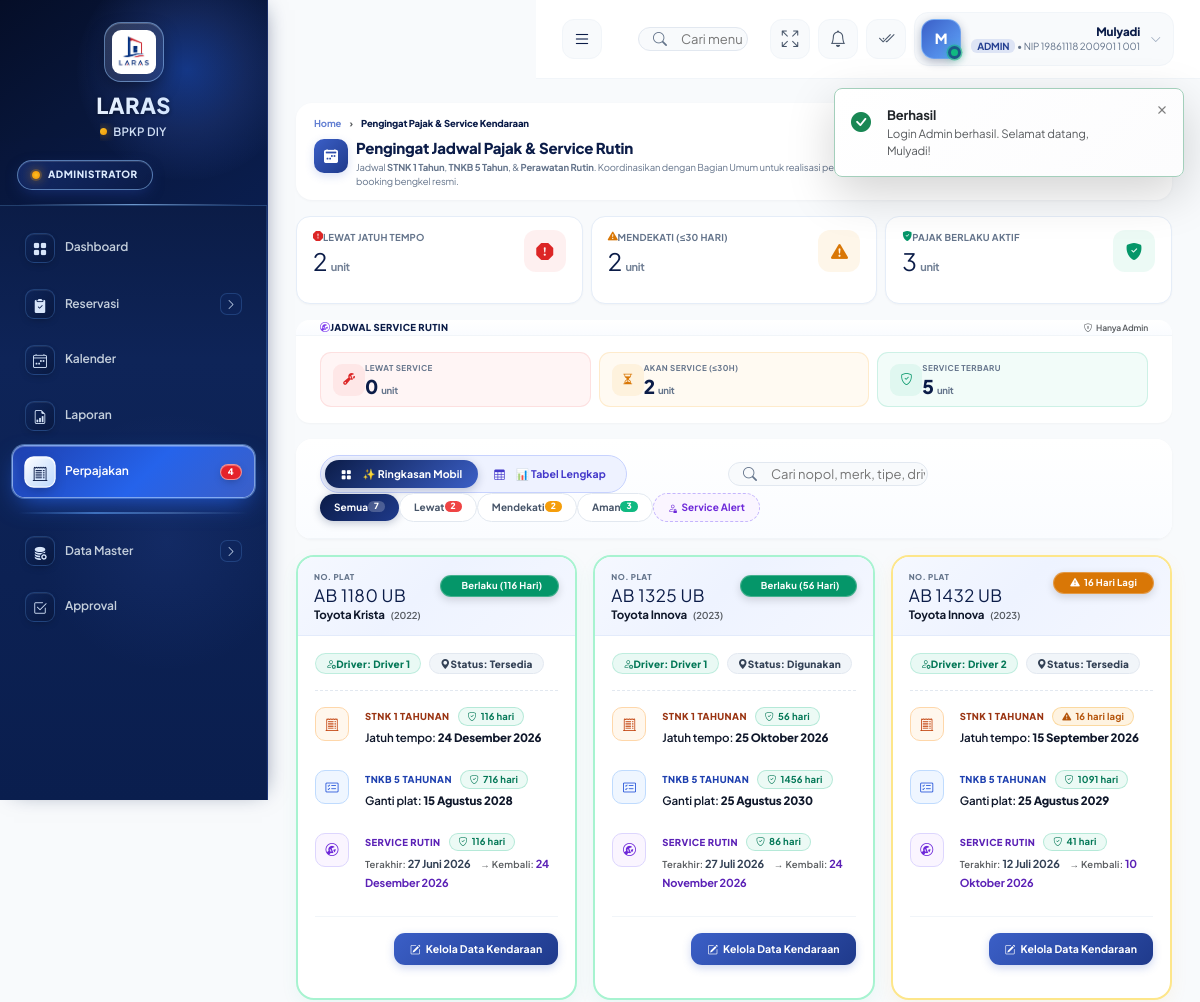
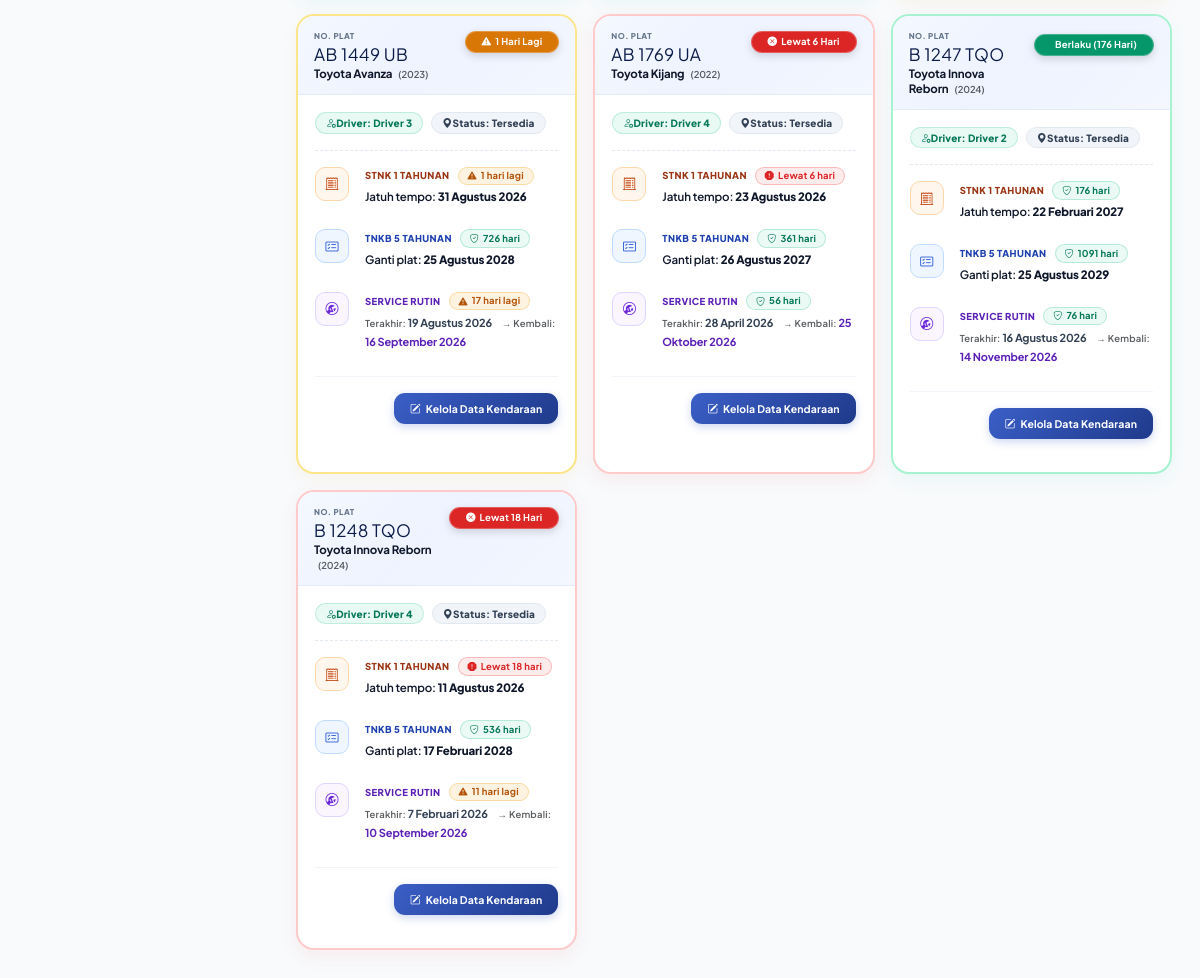
/pajak/index.php (signed in), run on the app's committed database (2 pictures, top to bottom).
### tables this page shows
CREATE TABLE `kendaraan` (
  `id` int NOT NULL,
  `no_plat` varchar(20) NOT NULL,
  `merk` varchar(50) NOT NULL,
  `tipe` varchar(50) NOT NULL,
  `tahun` int DEFAULT NULL,
  `kapasitas` int DEFAULT '4',
  `status` enum('tersedia','digunakan','perawatan') NOT NULL DEFAULT 'tersedia',
  `driver` varchar(100) DEFAULT NULL,
  `no_hp_driver` varchar(20) DEFAULT NULL,
  `foto` varchar(255) DEFAULT NULL,
  `created_at` timestamp NULL DEFAULT CURRENT_TIMESTAMP,
  `kode_bmn` varchar(60) DEFAULT NULL,
  `unit_pengguna` varchar(120) DEFAULT NULL,
  `pajak_stnk_jatuh_tempo` date DEFAULT NULL,
  `pajak_tnkb_jatuh_tempo` date DEFAULT NULL,
  `terakhir_service` date DEFAULT NULL,
  `service_berikutnya` date DEFAULT NULL,
  `catatan_service` text,
  `driver_id` int DEFAULT NULL
);

### pajak/index.php (the view, shortened to what the rows shown need)
<?php
require_once __DIR__ . '/../partials/header.php';
$filter = isset($_GET['filter']) ? $_GET['filter'] : 'all';
$view   = isset($_GET['view']) ? $_GET['view'] : 'card';
$where_sql = 'WHERE 1=1';
$params = [];
$sql = "SELECT * FROM kendaraan $where_sql ORDER BY no_plat ASC";
try {
    $kendaraan_all = db()->fetchAll($sql, $params);
} catch (PDOException $e) {
    $kendaraan_all = [];
}
$items = [];
foreach ($kendaraan_all as $k) {
    $info = pajak_status_info($k['pajak_stnk_jatuh_tempo'] ?? null, $k['pajak_tnkb_jatuh_tempo'] ?? null);
    $k['_status'] = $info;
    $svc_info = service_status_info($k['service_berikutnya'] ?? null, $k['terakhir_service'] ?? null);
    $k['_svc_status'] = $svc_info;
    $k['_stnk_hari'] = selisih_hari($k['pajak_stnk_jatuh_tempo'] ?? null);
    $k['_tnkb_hari'] = selisih_hari($k['pajak_tnkb_jatuh_tempo'] ?? null);
    $k['_svc_hari']  = selisih_hari($k['service_berikutnya'] ?? null);
    if ($filter === 'all' || $filter === $info['key'] || ($filter === 'service' && $svc_info['key'] !== 'success' && $svc_info['key'] !== 'secondary')) {
        $items[] = $k;
    }
}
function badge_hari($hari) {
    if ($hari < 0) {
        return '<span class="badge rounded-pill d-inline-flex align-items-center fw-bold" style="font-size:9.5px;padding:3.5px 9px;background:rgba(239,68,68,0.1);color:#dc2626;border:1px solid rgba(239,68,68,0.3)"><i class="bi bi-exclamation-octagon-fill me-1" style="font-size:9px"></i>Lewat '.($hari * -1).' hari</span>';
    } elseif ($hari <= 30) {
        return '<span class="badge rounded-pill d-inline-flex align-items-center fw-bold" style="font-size:9.5px;padding:3.5px 9px;background:rgba(245,158,11,0.12);color:#b45309;border:1px solid rgba(245,158,11,0.3)"><i class="bi bi-exclamation-triangle-fill me-1" style="font-size:9px"></i>'.$hari.' hari lagi</span>';
    } else {
        return '<span class="badge rounded-pill d-inline-flex align-items-center fw-bold" style="font-size:9.5px;padding:3.5px 9px;background:rgba(16,185,129,0.08);color:#047857;border:1px solid rgba(16,185,129,0.25)"><i class="bi bi-shield-check me-1" style="font-size:9px"></i>'.$hari.' hari</span>';
    }
}
?>
<div class="page-container">
    <div class="mb-3 card border-0" style="border-radius:16px;border:1.5px solid #e5edf8;background:#fff;overflow:hidden;box-shadow:0 1px 3px rgba(15,23,42,0.04)">
        <div class="d-flex flex-wrap align-items-center justify-content-between" style="gap:12px;padding:13px 18px 12px 18px">
            <div style="flex:1 1 560px;min-width:0;max-width:100%">
                <div class="d-flex align-items-start gap-2" style="margin-top:0px">
                    <div style="min-width:0;flex:1">
                        <h2 style="font-size:15px;color:#0B1C48;font-weight:800;letter-spacing:-0.2px;margin:0 0 3px 0;line-height:1.2;white-space:nowrap;overflow:hidden;text-overflow:ellipsis">
                            Pengingat Jadwal Pajak &amp; Service Rutin
                        </h2>
                    </div>
                </div>
            </div>
        </div>
    </div>
    <?php if ($view === 'card'): ?>
    <div class="row g-3 mb-4">
        <?php if (count($items) === 0): ?>
            <div class="col-12">
                <div class="card border-0 text-center" style="border-radius:16px;border:1.5px dashed #cbd5e1;padding:60px 20px">
                    <i class="bi bi-calendar-x" style="font-size:46px;color:#cbd5e1"></i>
                    <div class="mt-3 fw-bold" style="color:#475569;font-size:13px">Belum ada data pajak / service</div>
                    <p class="mb-0 text-muted mt-1" style="font-size:10.5px">Tambahkan tanggal pajak di <a href="<?= base_url('master/kendaraan.php') ?>" class="text-decoration-none" style="color:#3B5FC7"><b>Master Kendaraan</b></a>.</p>
                </div>
            </div>
        <?php else: ?>
        <?php foreach ($items as $k): $info = $k['_status']; $svc = $k['_svc_status']; ?>
        <?php
            $clsGlobal = $info['cls'] ?? 'secondary';
            $borderMap = [
                'danger'  => 'border-color:#fecaca;box-shadow:0 6px 18px rgba(239,68,68,0.08)',
                'warning' => 'border-color:#fde68a;box-shadow:0 6px 18px rgba(245,158,11,0.07)',
                'success' => 'border-color:#a7f3d0;box-shadow:0 6px 18px rgba(16,185,129,0.06)',
                'secondary'=> 'border-color:#e2e8f0;box-shadow:0 6px 18px rgba(15,23,42,0.04)'
            ];
            $tipe = $k['tipe'] ?? '';
        ?>
        <div class="col-xl-4 col-lg-6 col-md-6">
            <div class="card h-100 overflow-hidden border-2" style="border-radius:18px;border:1.5px solid #e5edf8;<?= $borderMap[$clsGlobal] ?? $borderMap['secondary'] ?>">
                <div style="position:relative;background:linear-gradient(135deg,#f5f8ff 0%,#eef3ff 45%,#f4f7ff 100%);border-bottom:1.5px solid #e3ebfb;padding:14px 16px 12px 16px">
                    <div class="d-flex align-items-start justify-content-between gap-3">
                        <div style="min-width:0;flex:1">
                            <div style="font-size:8px;color:#64748b;font-weight:800;letter-spacing:0.45px;text-transform:uppercase;margin-bottom:2px">No. Plat</div>
                            <div class="text-uppercase fw-extrabold" style="font-size:17px;color:#0B1C48;letter-spacing:0.4px;line-height:1.1"><?= $k['no_plat'] ?></div>
                            <div class="fw-bold mt-1" style="font-size:11.5px;color:#0f172a;line-height:1.3">
                                <?= sanitize($k['merk'].' '.$tipe) ?>
                                <span class="fw-semibold text-muted ms-1" style="font-size:9.5px">(<?= $k['tahun'] ?? '-' ?>)</span>
                            </div>
                        </div>
                        <div class="flex-shrink-0">
                            <?php
                                $bgMap = ['danger'=>'#dc2626','warning'=>'#d97706','success'=>'#059669','secondary'=>'#475569'];
                            ?>
                            <span class="badge rounded-pill px-3 py-1.5 fw-extrabold d-inline-flex align-items-center gap-1" style="background:<?= $bgMap[$clsGlobal] ?? $bgMap['secondary'] ?>;color:#fff;font-size:9.5px;box-shadow:0 3px 8px rgba(0,0,0,0.15);border:1px solid rgba(255,255,255,0.25)">
                                <i class="bi bi-<?= $clsGlobal==='danger'?'x-circle-fill':($clsGlobal==='warning'?'exclamation-triangle-fill':($clsGlobal==='success'?'shield-check-fill':'question-circle-fill')) ?>"></i>
                                <?= $info['label'] ?>
                            </span>
                        </div>
                    </div>
                </div>
                <div class="card-body" style="padding:17px 17px 15px 17px">
                    <div class="mb-3">
                        <?php if (!empty($k['driver'])): ?>
                        <div class="d-flex flex-wrap gap-2">
                            <span class="badge rounded-pill d-inline-flex align-items-center" style="font-size:10px;background:rgba(16,185,129,0.09);color:#047857;padding:4.5px 10px;font-weight:800;border:1px solid rgba(16,185,129,0.2)">
                                <i class="bi bi-person-gear me-1.5"></i>Driver: <?= sanitize($k['driver']) ?>
                            </span>
                            <?php if (!empty($k['status']) && $k['status'] !== 'aktif'): ?>
                            <span class="badge rounded-pill d-inline-flex align-items-center" style="font-size:10px;background:#f1f5f9;color:#334155;padding:4.5px 10px;font-weight:800;border:1px solid #e2e8f0">
                                <i class="bi bi-geo-alt-fill me-1.5"></i>Status: <?= ucfirst(sanitize($k['status'])) ?>
                            </span>
                            <?php endif; ?>
                        </div>
                        <?php endif; ?>
                    </div>
                    <div class="pt-3" style="border-top:1px dashed #e2e8f0">
                        <div class="d-flex align-items-start gap-3 mb-4">
                            <div style="width:34px;height:34px;border-radius:10px;background:#fff7ed;border:1.2px solid #fed7aa;color:#c2410c;display:flex;align-items:center;justify-content:center;flex-shrink:0">
                                <i class="bi bi-receipt-cutoff" style="font-size:13px"></i>
                            </div>
                            <div style="flex:1;min-width:0">
                                <div class="d-flex align-items-center gap-2 flex-wrap mb-1">
                                    <span style="font-size:9.5px;font-weight:800;color:#9a3412;letter-spacing:0.4px;text-transform:uppercase">STNK 1 Tahunan</span>
                                    <?= badge_hari($k['_stnk_hari']) ?>
                                </div>
                                <div class="fw-semibold" style="font-size:11.5px;color:#0f172a;line-height:1.4">
                                    Jatuh tempo: <b><?= !empty($k['pajak_stnk_jatuh_tempo'])?format_date($k['pajak_stnk_jatuh_tempo'],false):'<em style="color:#94a3b8">Belum diatur</em>' ?></b>
                                </div>
                            </div>
                        </div>
                        <div class="d-flex align-items-start gap-3 mb-4">
                            <div style="width:34px;height:34px;border-radius:10px;background:#eff6ff;border:1.2px solid #bfdbfe;color:#1d4ed8;display:flex;align-items:center;justify-content:center;flex-shrink:0">
                                <i class="bi bi-card-checklist" style="font-size:13px"></i>
                            </div>
                            <div style="flex:1;min-width:0">
                                <div class="d-flex align-items-center gap-2 flex-wrap mb-1">
                                    <span style="font-size:9.5px;font-weight:800;color:#1e40af;letter-spacing:0.4px;text-transform:uppercase">TNKB 5 Tahunan</span>
                                    <?= badge_hari($k['_tnkb_hari']) ?>
                                </div>
                                <div class="fw-semibold" style="font-size:11.5px;color:#0f172a;line-height:1.4">
                                    Ganti plat: <b><?= !empty($k['pajak_tnkb_jatuh_tempo'])?format_date($k['pajak_tnkb_jatuh_tempo'],false):'<em style="color:#94a3b8">Belum diatur</em>' ?></b>
                                </div>
                            </div>
                        </div>
                        <div class="d-flex align-items-start gap-3">
                            <div style="width:34px;height:34px;border-radius:10px;background:#faf5ff;border:1.2px solid #ddd6fe;color:#6d28d9;display:flex;align-items:center;justify-content:center;flex-shrink:0">
                                <i class="bi bi-wrench-adjustable-circle" style="font-size:13px"></i>
                            </div>
                            <div style="flex:1;min-width:0">
                                <div class="d-flex align-items-center gap-2 flex-wrap mb-1">
                                    <span style="font-size:9.5px;font-weight:800;color:#5b21b6;letter-spacing:0.4px;text-transform:uppercase">Service Rutin</span>
                                    <?= badge_hari($k['_svc_hari']) ?>
                                </div>
                                <div style="font-size:11px;color:#334155;line-height:1.7">
                                    <span class="text-muted fw-semibold" style="font-size:9.5px;letter-spacing:0.2px">Terakhir:</span>
                                    <b class="me-2"><?= !empty($k['terakhir_service'])?format_date($k['terakhir_service'],false):'<em style="color:#94a3b8">—</em>' ?></b>
                                    <span class="text-muted fw-semibold" style="font-size:9.5px;letter-spacing:0.2px">→ Kembali:</span>
                                    <b style="color:#5b21b6"><?= !empty($k['service_berikutnya'])?format_date($k['service_berikutnya'],false):'<em style="color:#94a3b8">—</em>' ?></b>
                                </div>
                            </div>
                        </div>
                    </div>
                    <div class="mt-4 pt-3 d-flex align-items-center justify-content-end" style="border-top:1px solid #f1f5f9">
                        <a href="<?= base_url('master/kendaraan.php') ?>?edit=<?= $k['id'] ?>" target="_blank" class="btn fw-extrabold d-inline-flex align-items-center" style="border-radius:11px;padding:8px 16px;font-size:10.5px;background:linear-gradient(135deg,#3B5FC7,#1F3A8B);color:#fff;border:0;box-shadow:0 3px 9px rgba(59,95,199,0.25)">
                            <i class="bi bi-pencil-square me-1.5"></i>Kelola Data Kendaraan
                        </a>
                    </div>
                </div>
            </div>
        </div>
        <?php endforeach; ?>
        <?php endif; ?>
    </div>
    <?php endif; ?>
</div>
<?php require_once __DIR__ . '/../partials/footer.php' ?>

### data on the page
kendaraan: no_plat "AB 1180 UB", merk+tipe "Toyota Krista", tahun "2022", label "Berlaku (116 Hari)", driver "Driver 1", status "Tersedia", hari "116 716 116", pajak_stnk_jatuh_tempo "24 Desember 2026", pajak_tnkb_jatuh_tempo "15 Agustus 2028", terakhir_service "27 Juni 2026", service_berikutnya "24 Desember 2026"
kendaraan: no_plat "AB 1325 UB", merk+tipe "Toyota Innova", tahun "2023", label "Berlaku (56 Hari)", driver "Driver 1", status "Digunakan", hari "56 1456 86", pajak_stnk_jatuh_tempo "25 Oktober 2026", pajak_tnkb_jatuh_tempo "25 Agustus 2030", terakhir_service "27 Juli 2026", service_berikutnya "24 November 2026"
kendaraan: no_plat "AB 1432 UB", merk+tipe "Toyota Innova", tahun "2023", label "16 Hari Lagi", driver "Driver 2", status "Tersedia", hari "16", pajak_stnk_jatuh_tempo "15 September 2026", hari "1091 41", pajak_tnkb_jatuh_tempo "25 Agustus 2029", terakhir_service "12 Juli 2026", service_berikutnya "10 Oktober 2026"
kendaraan: no_plat "AB 1449 UB", merk+tipe "Toyota Avanza", tahun "2023", label "1 Hari Lagi", driver "Driver 3", status "Tersedia", hari "1 17", pajak_stnk_jatuh_tempo "31 Agustus 2026", hari "726", pajak_tnkb_jatuh_tempo "25 Agustus 2028", terakhir_service "19 Agustus 2026", service_berikutnya "16 September 2026"
kendaraan: no_plat "AB 1769 UA", merk+tipe "Toyota Kijang", tahun "2022", label "Lewat 6 Hari", driver "Driver 4", status "Tersedia", hari "6", pajak_stnk_jatuh_tempo "23 Agustus 2026", hari "361 56", pajak_tnkb_jatuh_tempo "26 Agustus 2027", terakhir_service "28 April 2026", service_berikutnya "25 Oktober 2026"
kendaraan: no_plat "B 1247 TQO", merk+tipe "Toyota Innova Reborn", tahun "2024", label "Berlaku (176 Hari)", driver "Driver 2", status "Tersedia", hari "176 1091 76", pajak_stnk_jatuh_tempo "22 Februari 2027", pajak_tnkb_jatuh_tempo "25 Agustus 2029", terakhir_service "16 Agustus 2026", service_berikutnya "14 November 2026"
kendaraan: no_plat "B 1248 TQO", merk+tipe "Toyota Innova Reborn", tahun "2024", label "Lewat 18 Hari", driver "Driver 4", status "Tersedia", hari "18", pajak_stnk_jatuh_tempo "11 Agustus 2026", hari "536", pajak_tnkb_jatuh_tempo "17 Februari 2028", hari "11", terakhir_service "7 Februari 2026", service_berikutnya "10 September 2026"

### other printed values
APP_NAME "LARAS"
APP_INSTANSI_SHORT "BPKP DIY"
$count_pajak_alert "4"
substr($user['nama'] ?? 'U', 0, 1) "M"
$user['nama'] "Mulyadi"
$user['role'] "ADMIN"
$user['nip'] "19861118 200901 1 001"
$counts['lewat'] "2"
$counts['warning'] "2"
$counts['aman'] "3"
$svc_counts['lewat'] "0"
$svc_counts['warning'] "2"
$svc_counts['aman'] "5"
$counts['all'] "7"
